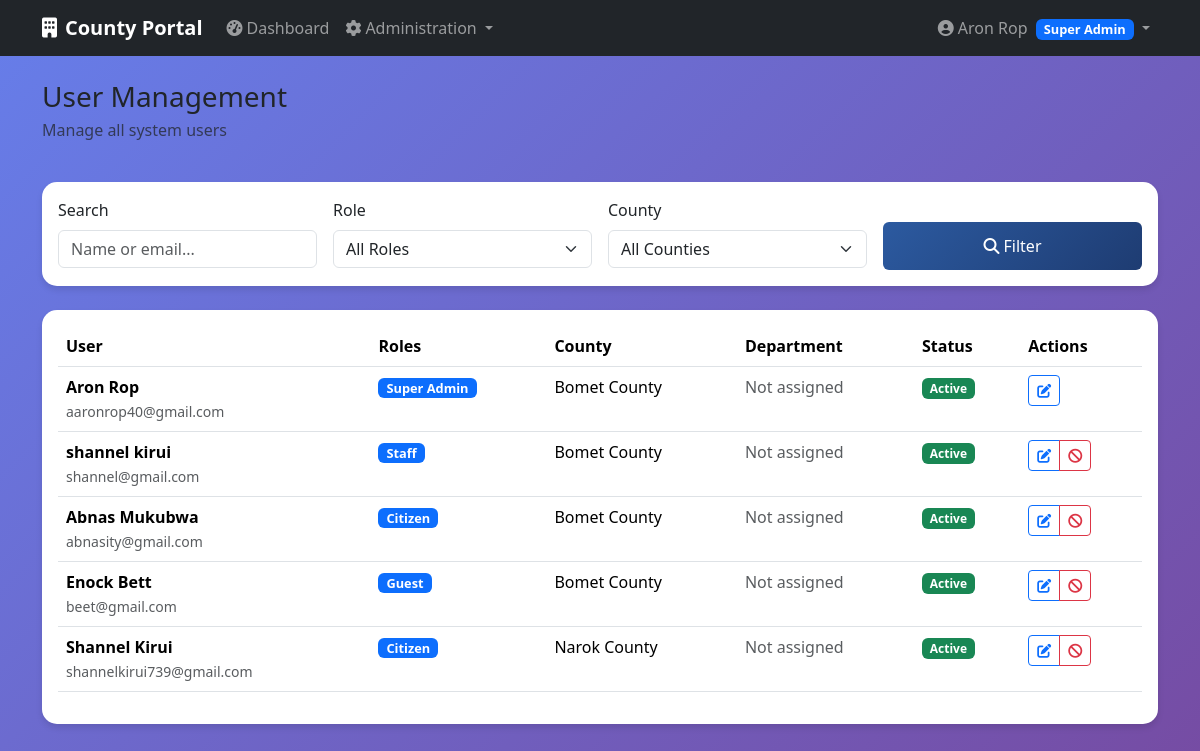
Before: /auth/users (signed in) with the older database file.
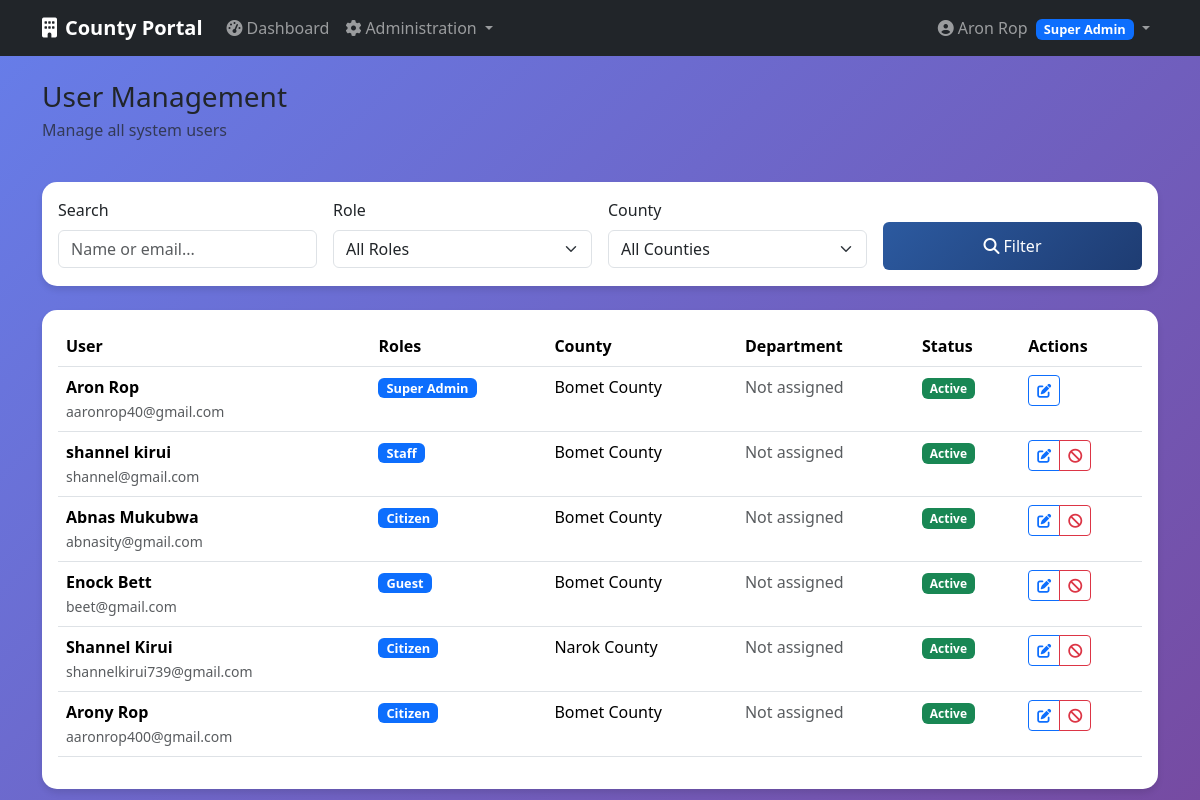
After: the same page with the newer database file.
### app/models/user.py (models this page shows, shortened)
class Role(db.Model, RoleMixin):
    __tablename__ = 'roles'
    id = db.Column(db.Integer, primary_key=True)
    name = db.Column(db.String(80), unique=True, nullable=False)
    description = db.Column(db.String(255), nullable=True)

class User(db.Model, UserMixin):
    __tablename__ = 'users'
    id = db.Column(db.Integer, primary_key=True)
    email = db.Column(db.String(255), unique=True, nullable=False)
    password = db.Column(db.String(128), nullable=False)
    first_name = db.Column(db.String(100))
    last_name = db.Column(db.String(100))
    phone = db.Column(db.String(20))
    active = db.Column(db.Boolean(), default=True)
    confirmed_at = db.Column(db.DateTime())
    created_at = db.Column(db.DateTime(), default=db.func.current_timestamp())
    fs_uniquifier = db.Column(db.String(64), unique=True, nullable=False, default=lambda: str(uuid.uuid4()))
    county_id = db.Column(db.Integer, db.ForeignKey('counties.id'))
    department_id = db.Column(db.Integer, db.ForeignKey('departments.id'))
    last_login_at = db.Column(db.DateTime())
    current_login_at = db.Column(db.DateTime())
    last_login_ip = db.Column(db.String(45))
    current_login_ip = db.Column(db.String(45))
    login_count = db.Column(db.Integer, default=0)
    roles = db.relationship('Role', secondary=roles_users, backref=db.backref('users', lazy='dynamic'))
    def full_name(self):
        if self.first_name and self.last_name:
            return f"{self.first_name} {self.last_name}"
        return self.email.split('@')[0] #Fallback if the user dont provide first_name or last_name or both
    def has_role(self, role_name):
        return any(role.name == role_name for role in self.roles)

### app/models/county.py (models this page shows, shortened)
class County(db.Model):
        __tablename__ = 'counties'
        id = db.Column(db.Integer, primary_key=True)
        name = db.Column(db.String(100), unique=True, nullable=False)
        code = db.Column(db.String(10), unique=True, nullable=False)
        description = db.Column(db.Text)
        active = db.Column(db.Boolean, default=True)
        created_at = db.Column(db.DateTime, default=datetime.utcnow)
        users = db.relationship('User', backref='county', lazy='dynamic')
        departments = db.relationship('Department', backref='county',lazy='dynamic')

### app/auth/routes.py (the view)
@auth_bp.route('/users')
@login_required
@roles_required(UserRoles.SUPER_ADMIN)
def users():
    page = request.args.get('page', 1, type=int)
    search = request.args.get('search', '', type=str)
    role_filter = request.args.get('role', '', type=str)
    county_filter = request.args.get('county', '', type=str)
    query = User.query
    if search:
        query = query.filter(
            (User.email.contains(search)) |
            (User.first_name.contains(search)) |
            (User.last_name.contains(search))
        )
    if role_filter:
        role = Role.query.filter_by(name=role_filter).first()
        if role:
            query = query.filter(User.roles.contains(role))
    if county_filter:
        query = query.filter_by(county_id=county_filter)
    users = query.paginate(
        page=page, per_page=20, error_out=False
    )
    roles = Role.query.all()
    counties = County.query.filter_by(active=True).all()
    return render_template('auth/users.html',
                            users=users,
                            roles=roles,
                            counties=counties,
                            current_search=search,
                            current_role=role_filter,
                            current_county=county_filter)

### app/templates/auth/users.html (shortened to what the changed rows need)
{% extends "base.html" %}
    {% block content %}
    <div class="row">
        <div class="col-12">
            <div class="d-flex justify-content-between align-items-center mb-4">
                <div>
                    <h1 class="h3 mb-1">User Management</h1>
                </div>
            </div>
        </div>
    </div>
    <div class="card dashboard-card">
        <div class="card-body">
            <div class="table-responsive">
                <table class="table table-hover">
                    <thead>
                        <tr>
                            <th>User</th>
                            <th>Roles</th>
                            <th>County</th>
                            <th>Department</th>
                            <th>Status</th>
                            <th>Actions</th>
                        </tr>
                    </thead>
                    <tbody>
                        {% for user in users.items %}
                        <tr>
                            <td>
                                <div>
                                    <strong>{{ user.full_name() }}</strong><br>
                                    <small class="text-muted">{{ user.email
  }}</small>
                                </div>
                            </td>
                            <td>
                                {% for role in user.roles %}
                                <span class="badge bg-primary role-badge">{{ role.
  name.replace('_', ' ').title() }}</span>
                                {% endfor %}
                            </td>
                            <td>
                                {% if user.county %}
                                {{ user.county.name }}
                                {% else %}
                                <span class="text-muted">Not assigned</span>
                                {% endif %}
                            </td>
                            <td>
                                {% if user.department %}
                                {{ user.department.name }}
                                {% else %}
                                <span class="text-muted">Not assigned</span>
                                {% endif %}
                            </td>
                            <td>
                                <span class="badge bg-{{ 'success' if user.active else 'danger' }}">
                                    {{ 'Active' if user.active else 'Inactive' }}
                                </span>
                            </td>
                            <td>
                                <div class="btn-group btn-group-sm">
                                    <a href="{{ url_for('auth_bp.edit_user', user_id=user.id) }}"
                                       class="btn btn-outline-primary">
                                        <i class="fas fa-edit"></i>
                                    </a>
                                    {% if user.id != current_user.id %}
                                    <button class="btn btn-outline-{{ 'danger' if user.active else 'success' }}" onclick="toggleUserStatus({{ user.id }})">
                                        <i class="fas fa-{{ 'ban' if user.active else 'check' }}"></i>
                                    </button>
                                    {% endif %}
                                </div>
                            </td>
                        </tr>
                        {% endfor %}
                    </tbody>
                </table>
            </div>
        </div>
    </div>
    {% endblock %}

### app/templates/base.html (shortened to what this page needs)
<!DOCTYPE html>
    <html lang="en">
    <head>
        <link href="https://cdn.jsdelivr.net/npm/bootstrap@5.3.2/dist/css/bootstrap.min.css" rel="stylesheet">
        <link href="https://cdnjs.cloudflare.com/ajax/libs/font-awesome/6.4.0/css/all.min.css" rel="stylesheet">
    </head>
    <body>
        <nav class="navbar navbar-expand-lg navbar-dark bg-dark">
            <div class="container">
                <a class="navbar-brand" href="{{ url_for('main_bp.index') }}">
                    <i class="fas fa-building me-2"></i>County Portal
                </a>
                {% if current_user.is_authenticated %}
                <div class="collapse navbar-collapse" id="navbarNav">
                    <ul class="navbar-nav me-auto">
                        <li class="nav-item">
                            <a class="nav-link" href="{{ url_for('main_bp.dashboard') }}">
                                <i class="fas fa-tachometer-alt me-1"></i>Dashboard
                            </a>
                        </li>
                        {% if current_user.has_role('super_admin') %}
                        <li class="nav-item dropdown">
                            <a class="nav-link dropdown-toggle" href="#" id="adminDropdown" role="button" data-bs-toggle="dropdown">
                                <i class="fas fa-cog me-1"></i>Administration
                            </a>
                        </li>
                        {% endif %}
                    </ul>
                    <ul class="navbar-nav">
                        <li class="nav-item dropdown">
                            <a class="nav-link dropdown-toggle" href="#" id="userDropdown" role="button" data-bs-toggle="dropdown">
                                <i class="fas fa-user-circle me-1"></i>{{ current_user.full_name() }}
                                {% for role in current_user.roles %}
                                <span class="badge bg-primary role-badge ms-1">{{ role.name.replace('_', ' ').title() }}</span>
                                {% endfor %}
                            </a>
                        </li>
                    </ul>
                </div>
                {% else %}
                <div class="d-flex">
                    <a href="{{ url_for('security.login') }}" class="btn btn-outline-light me-2">Login</a>
                    <a href="{{ url_for('security.register') }}" class="btn btn-primary">Register</a>
                </div>
                {% endif %}
            </div>
        </nav>
        <main class="container mt-4">
            {% block content %}{% endblock %}
        </main>
    </body>
    </html>

Changed rows visible on the page:
added User: full_name "Arony Rop", email "aaronrop400@gmail.com", county.name "Bomet County", active "Active", Role (name "Citizen")
